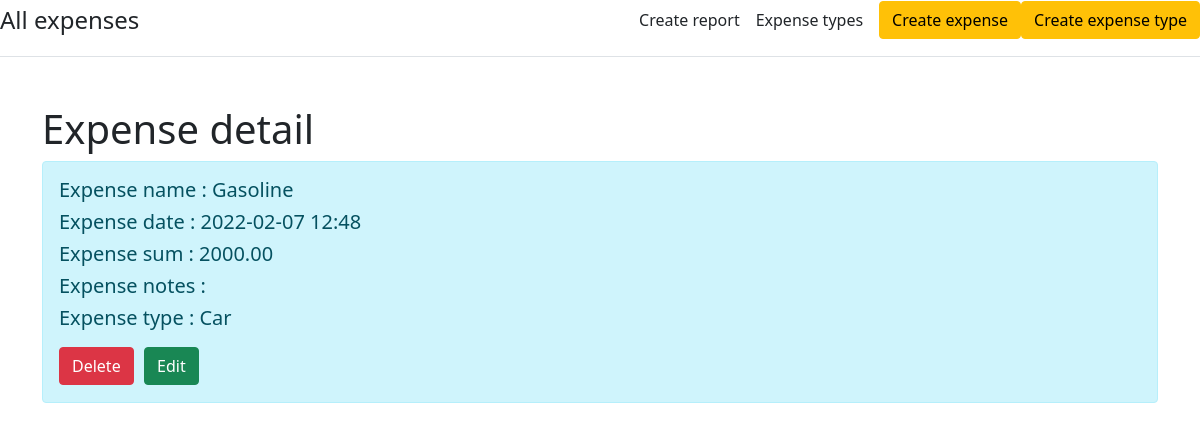
The app's page /expense/4 with its own data.
### database.py (models this page shows, shortened)
class Expense(db.Model):
    __tablename__ = 'expense'
    id = db.Column(db.Integer, primary_key=True)
    name = db.Column(db.String(32), nullable=False)
    date = db.Column(db.DateTime, default=datetime.utcnow)
    expense_sum = db.Column(db.Numeric, nullable=False)
    notes = db.Column(db.String(200), nullable=True)
    expense_type_id = db.Column(db.Integer, db.ForeignKey('expense_type.id'), nullable=False)
    expense = db.relationship('ExpenseType', backref=db.backref('expenses', lazy=True))

class ExpenseType(db.Model):
    __tablename__ = 'expense_type'
    id = db.Column(db.Integer, primary_key=True)
    name = db.Column(db.String(32), nullable=False)
    is_active = db.Column(db.Boolean, default=True)
    def __repr__(self):
        return self.name

### expenses.py (the view)
@app.route('/expense/<int:id>')
def expense_detail(id):
    expense = Expense.query.get(id)
    return render_template('app/expense-detail.html', expense=expense)

### templates/app/expense-detail.html (shortened to what this page needs)
{% extends 'base.html' %}
{% block body %}
<div class="container mt-5">
    <h1> Expense detail </h1>
    <div class="alert alert-info">
        <h5>Expense name : {{ expense.name }}</h5>
        <h5>Expense date : {{ expense.date.strftime('%Y-%m-%d   %H:%M') }}</h5>
        <h5>Expense sum : {{ expense.expense_sum|round(2) }}</h5>
        <h5>Expense notes : {{ expense.notes }}</h5>
        <h5>Expense type : {{ expense.expense }}</h5>
        <a href="/expense/{{ expense.id }}/delete" class="btn btn-danger">Delete</a>
        <a href="/expense/{{ expense.id }}/update" class="btn btn-success">Edit</a>
    </div>
</div>
{% endblock %}

### records on screen
Expense: name "Gasoline", date "2022-02-07 12:48", expense_sum "2000.00"
ExpenseType: expense "Car"
